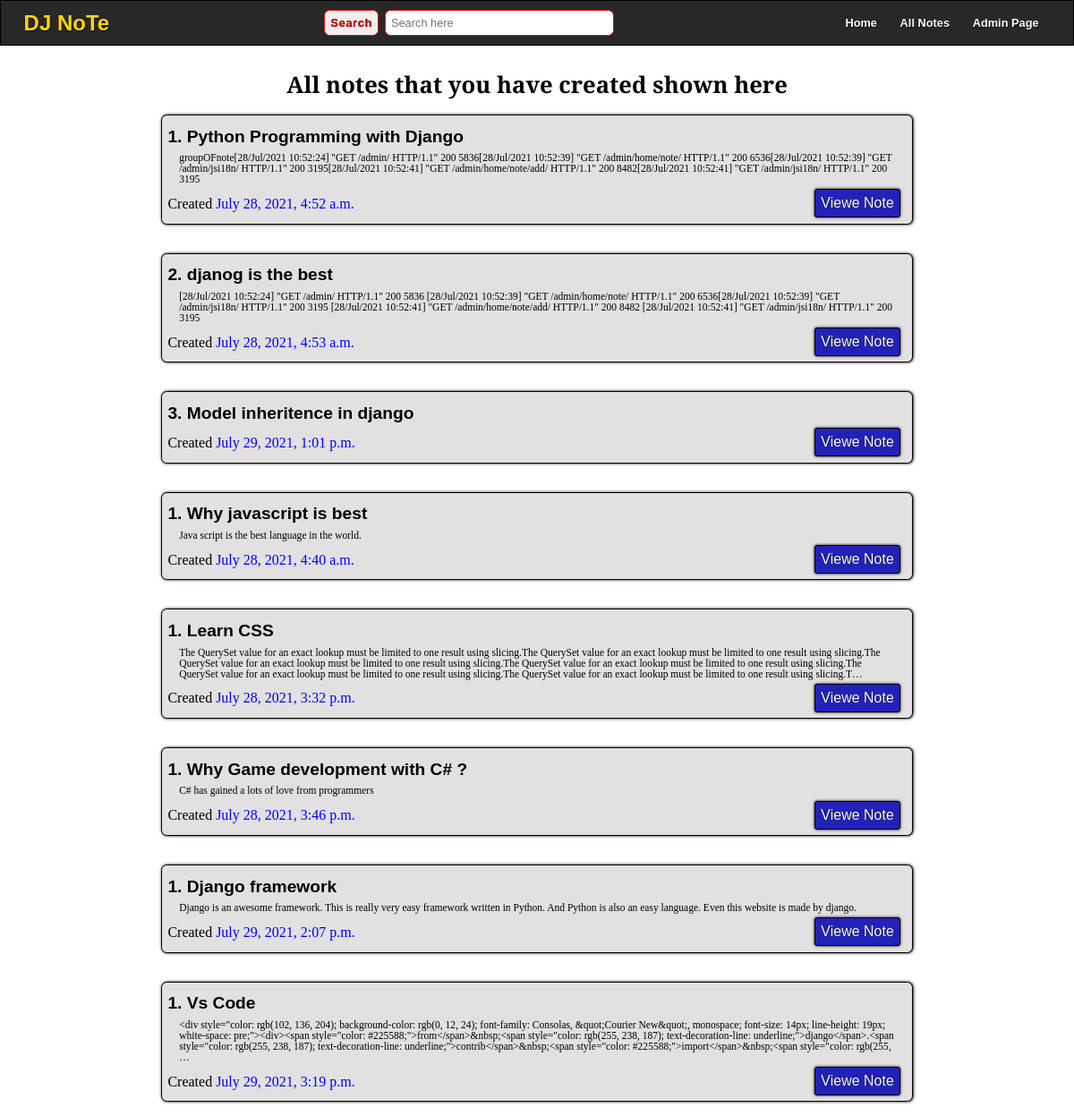
Before: /allnotes/ with the older database file.
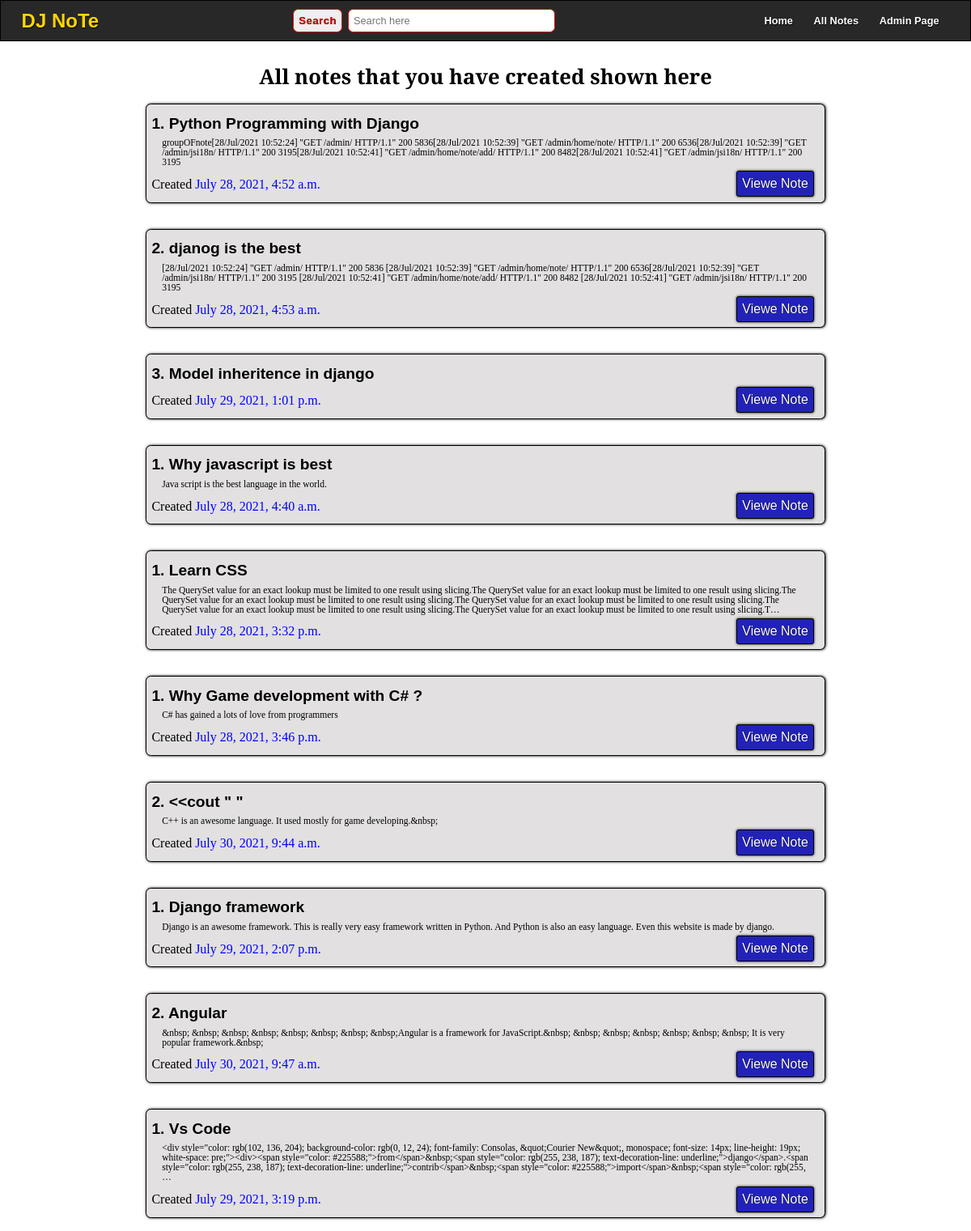
After: the same page with the newer database file.
### home/models.py (models this page shows)
class Note(models.Model):
    group = models.ForeignKey(Group, on_delete=models.CASCADE)
    title = models.CharField(max_length=300)
    desc = models.TextField()
    time = models.DateTimeField(default=now)

### home/views.py (the view)
# urls.py: path('allnotes/', views.allNotes , name='allnotes'),
def allNotes(req):
    return render(req, 'allNotes.html' , {'notes':Note.objects.all(), 'allGroup':Group.objects.all(), })

### templates/allNotes.html (shortened to what this page needs)
{% extends 'main.html' %}
{% load static %}
{% block link %}
    <link rel="stylesheet" href="{% static 'Style/notesOnly.css' %}">
{% endblock link %}
{% block body %}
    <section class="allNote">
        <h1 class='allNote_message'>All notes that you have created shown here</h1>
        {% for group in allGroup %}
            {% for i in group.note_set.all %}
                <div class='notes'>
                    <h3 class='title'>{{ forloop.counter }}. {{i.title}}</h3>
                    <div class="description">
                        <p>{{i.desc|truncatechars:500}}</p>
                    </div>
                    <div class="others">
                        <p class='time'>Created <span>{{i.time}}</span></p>
                        <div class="links">
                            <a href="{% url 'note' group.id i.id %}" class='view_note'>Viewe Note</a>
                        </div>
                    </div>
                </div>
            {% endfor %}
        {% endfor %}
    </section>
{% endblock body %}

### templates/main.html (shortened to what this page needs)
{% load static %}
<!DOCTYPE html>
<html lang="en">
<head>
    <link rel="stylesheet" href="{% static 'Style/main.css' %}">
    {% block link %}
    {% endblock link %}
</head>
<body>
    <nav class=''>
        <h1><a href="/">DJ NoTe</a> </h1>
        <form action='{% url 'search' %}' method="get" class="search">
            <button type="submit" class='searchBtn'>Search</button>
            <input type="search" name="searchNote" id="searchNote" placeholder='Search here'>
        </form>
        <ul>
            <li><a href="/">Home</a></li>
            <li><a href="{% url 'allnotes' %}">All Notes</a></li>
            <li><a href="/admin">Admin Page</a></li>
        </ul>
    </nav>
    <div class='extra_space' style='height:8rem'></div>
        {% block body %}{% endblock body %}
</body>
</html>

### static/Style/main.css (style rules this page uses)
:root { --root-color:rgb(224, 16, 9); }
* { margin: 0; padding: 0; box-sizing: border-box; }
html { font-size: 62.5%; }
body { position: relative; width: 100vw; height: 100vh; }
nav { height: 8rem; width: 100%; display: flex; position: fixed; top: 0; z-index: 200; padding: 2rem 4rem; border: 0.1rem solid black; font-size: 2.5rem; justify-content: space-between; align-items: center; flex-direction: row; background-color: rgb(41, 40, 40); color: #fff; text-shadow: 0.1rem 0.2rem 0.1rem black; font-family: sans-serif; }
nav h1 a { color: gold; text-decoration: none; }
nav form { display: flex; flex-direction: row; }
nav form input, .searchBtn { font-size: 2rem; border-radius: 1rem; }
nav form input { width: 40rem; padding: 1rem; outline: none; border: 0.2rem solid var(--root-color); margin: 0 1rem; }
nav form .searchBtn { border: 0.3rem solid var(--root-color); color: var(--root-color); font-weight: bold; letter-spacing: 0.1rem; padding: 1rem; transition: 0.5s; text-shadow: 0.05rem 0.05rem 0.1rem black; }
nav ul { display: flex; flex-direction: row; }
nav ul li { font-size: 2rem; list-style: none; margin: 0 2rem; font-weight: bold; text-shadow: 0.1rem 0.15rem 0.1rem black; transition: 0.5s; transform: scale(1); }
nav ul li a { color: white; text-decoration: none; }
@media only screen and (max-width: 2000px) { html { font-size: 70%; } }
@media only screen and (max-width: 1800px) { html { font-size: 65%; } }
@media only screen and (max-width: 1600px) { html { font-size: 50%; } }
@media only screen and (max-width: 1200px) { html { font-size: 40%; } }

### static/Style/notesOnly.css (style rules this page uses)
.allNote { position: relative; margin: 4rem 0; display: flex; flex-direction: column; align-items: center; font-size: 1.5rem; }
.allNote .allNote_message { font-size: 4rem; font-family: 'Antic Slab', serif; font-weight: bold; }
.allNote .notes { width: 70%; margin: 2.5rem 0; padding: 1rem; border-radius: 1rem; background-color: rgb(226, 224, 224); border: 0.2rem solid black; box-shadow: 0.1rem 0 0.5rem black; }
.allNote .notes .title, .description, .others { margin: 1rem 0; }
.allNote .notes .title { font-size: 3rem; font-family: sans-serif; }
.allNote .notes .description { font-size: 1.8rem; padding:0 2rem; }
.allNote .notes .others { display: flex; flex-direction: row; justify-content: space-between; margin-top: 2rem; font-size: 2.5rem; }
.allNote .notes .others .time span { color: blue; }
.allNote .notes .others .links a { padding: 1rem; border-radius: 0.5rem; text-decoration: none ; color: white; margin: 0 1rem; border: 0.1rem solid black; font-family: sans-serif; text-shadow: 0.1rem 0 0.1rem black; box-shadow: 0 0 0.5rem black; }
.allNote .notes .others .links a.view_note { background-color: rgb(34, 34, 185); }

Changed rows visible on the page:
added Note: title "<<cout \" \"", desc "C++ is an awesome language. It used mostly for game developing.&nbsp;", time "July 30, 2021, 9:44 a.m.", shown under Group (number 4 of 6 on the later page)
added Note: title "Angular", desc "&nbsp; &nbsp; &nbsp; &nbsp; &nbsp; &nbsp; &nbsp; &nbsp;Angular is a framework for JavaScript.&nbsp; &nbsp; &nbsp; &nbsp; &nbsp; &nbsp; &nbsp; It is very popular framework.&nbsp;", time "July 30, 2021, 9:47 a.m.", shown under Group (number 5 of 6 on the later page)
